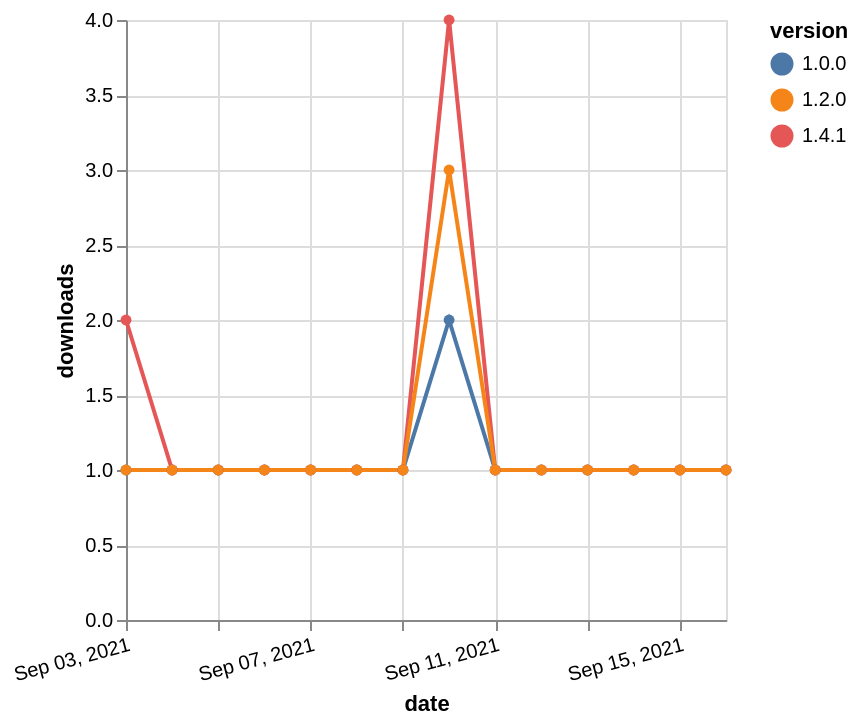

Specify this chart in Vega-Lite:
### Vega-Lite specification from a JSON file in a GitHub repository (floating-point values rounded to 4 significant figures)
{"$schema": "https://vega.github.io/schema/vega-lite/v5.json", "description": "A simple bar chart with embedded data.", "data": {"values": [{"date": "2021-09-03", "total": 157, "delta": 1, "version": "1.0.0"}, {"date": "2021-09-04", "total": 158, "delta": 1, "version": "1.0.0"}, {"date": "2021-09-05", "total": 159, "delta": 1, "version": "1.0.0"}, {"date": "2021-09-06", "total": 160, "delta": 1, "version": "1.0.0"}, {"date": "2021-09-07", "total": 161, "delta": 1, "version": "1.0.0"}, {"date": "2021-09-08", "total": 162, "delta": 1, "version": "1.0.0"}, {"date": "2021-09-09", "total": 163, "delta": 1, "version": "1.0.0"}, {"date": "2021-09-10", "total": 165, "delta": 2, "version": "1.0.0"}, {"date": "2021-09-11", "total": 166, "delta": 1, "version": "1.0.0"}, {"date": "2021-09-12", "total": 167, "delta": 1, "version": "1.0.0"}, {"date": "2021-09-13", "total": 168, "delta": 1, "version": "1.0.0"}, {"date": "2021-09-14", "total": 169, "delta": 1, "version": "1.0.0"}, {"date": "2021-09-15", "total": 170, "delta": 1, "version": "1.0.0"}, {"date": "2021-09-16", "total": 171, "delta": 1, "version": "1.0.0"}, {"date": "2021-09-03", "total": 126, "delta": 2, "version": "1.4.1"}, {"date": "2021-09-04", "total": 127, "delta": 1, "version": "1.4.1"}, {"date": "2021-09-05", "total": 128, "delta": 1, "version": "1.4.1"}, {"date": "2021-09-06", "total": 129, "delta": 1, "version": "1.4.1"}, {"date": "2021-09-07", "total": 130, "delta": 1, "version": "1.4.1"}, {"date": "2021-09-08", "total": 131, "delta": 1, "version": "1.4.1"}, {"date": "2021-09-09", "total": 132, "delta": 1, "version": "1.4.1"}, {"date": "2021-09-10", "total": 136, "delta": 4, "version": "1.4.1"}, {"date": "2021-09-11", "total": 137, "delta": 1, "version": "1.4.1"}, {"date": "2021-09-12", "total": 138, "delta": 1, "version": "1.4.1"}, {"date": "2021-09-13", "total": 139, "delta": 1, "version": "1.4.1"}, {"date": "2021-09-14", "total": 140, "delta": 1, "version": "1.4.1"}, {"date": "2021-09-15", "total": 141, "delta": 1, "version": "1.4.1"}, {"date": "2021-09-16", "total": 142, "delta": 1, "version": "1.4.1"}, {"date": "2021-09-03", "total": 190, "delta": 1, "version": "1.2.0"}, {"date": "2021-09-04", "total": 191, "delta": 1, "version": "1.2.0"}, {"date": "2021-09-05", "total": 192, "delta": 1, "version": "1.2.0"}, {"date": "2021-09-06", "total": 193, "delta": 1, "version": "1.2.0"}, {"date": "2021-09-07", "total": 194, "delta": 1, "version": "1.2.0"}, {"date": "2021-09-08", "total": 195, "delta": 1, "version": "1.2.0"}, {"date": "2021-09-09", "total": 196, "delta": 1, "version": "1.2.0"}, {"date": "2021-09-10", "total": 199, "delta": 3, "version": "1.2.0"}, {"date": "2021-09-11", "total": 200, "delta": 1, "version": "1.2.0"}, {"date": "2021-09-12", "total": 201, "delta": 1, "version": "1.2.0"}, {"date": "2021-09-13", "total": 202, "delta": 1, "version": "1.2.0"}, {"date": "2021-09-14", "total": 203, "delta": 1, "version": "1.2.0"}, {"date": "2021-09-15", "total": 204, "delta": 1, "version": "1.2.0"}, {"date": "2021-09-16", "total": 205, "delta": 1, "version": "1.2.0"}]}, "width": "container", "mark": {"type": "line", "point": {"filled": true}}, "encoding": {"x": {"field": "date", "type": "temporal", "timeUnit": "yearmonthdate", "title": "date", "axis": {"labelAngle": -15}}, "y": {"field": "delta", "type": "quantitative", "title": "downloads"}, "color": {"field": "version", "type": "nominal"}, "tooltip": {"field": "delta"}}}
